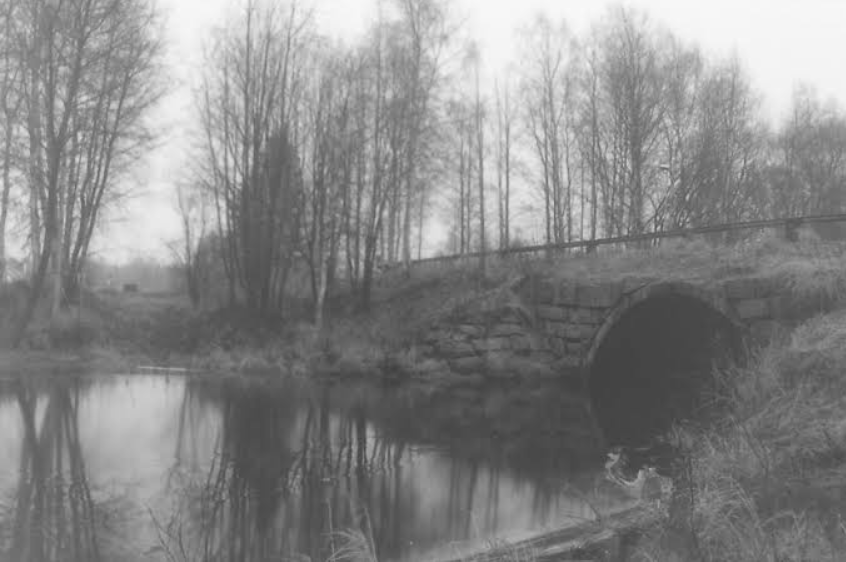
#> input picture Histogram equilization/histoequi.png, 846 x 562 px
$ python adaptive_thresh.py --image '../Histogram equilization/histoequi.png'
#> lines starting #> are read from the running program, lines starting #| are printed output that depends on the picture; after the words box and inside, x2 and y2 are one past the last pixel; in counts of white or black regions, pixels touching at a corner belong together
# import the necessary packages
import argparse
import cv2
# construct the argument parser and parse the arguments
ap = argparse.ArgumentParser()
ap.add_argument("-i", "--image", type=str, required=True,
	help="path to input image")
args = vars(ap.parse_args())

# load the image and display it
image = cv2.imread(args["image"])
#> image is the input picture: shape (562, 846, 3); min 62, max 250, mean 135.4
cv2.imshow("Image", image)
# convert the image to grayscale and blur it slightly
gray = cv2.cvtColor(image, cv2.COLOR_BGR2GRAY)
blurred = cv2.GaussianBlur(gray, (7, 7), 0)

# apply simple thresholding with a hardcoded threshold value
(T, threshInv) = cv2.threshold(blurred, 230, 255,
	cv2.THRESH_BINARY_INV)
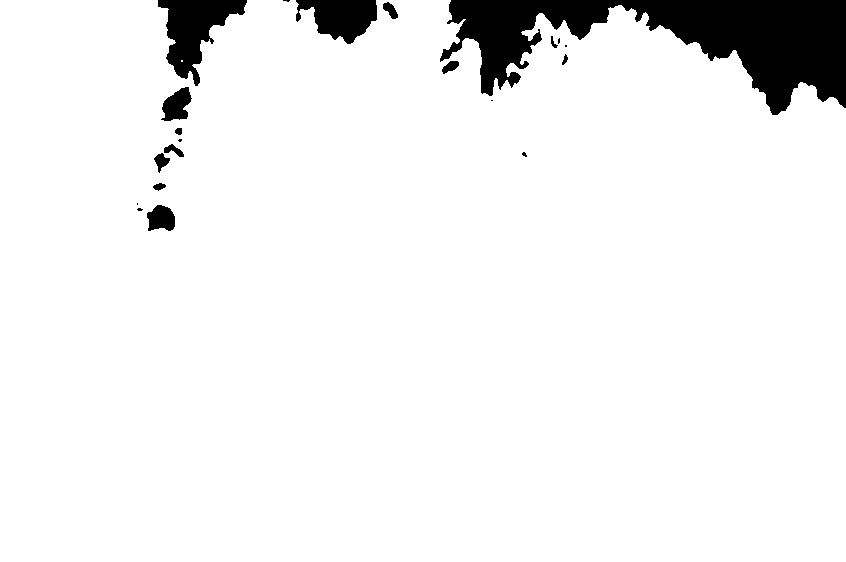
#> threshInv: shape (562, 846); 93.8% white; 21 black regions (8 under 20 px), largest, box (x1, y1, x2, y2) and area: (440, 0, 846, 115) 21712, (158, 0, 247, 86) 3530, (296, 0, 377, 44) 2320
cv2.imshow("Simple Thresholding", threshInv)
cv2.waitKey(0)

# apply Otsu's automatic thresholding
(T, threshInv) = cv2.threshold(blurred, 0, 255,
	cv2.THRESH_BINARY_INV | cv2.THRESH_OTSU)
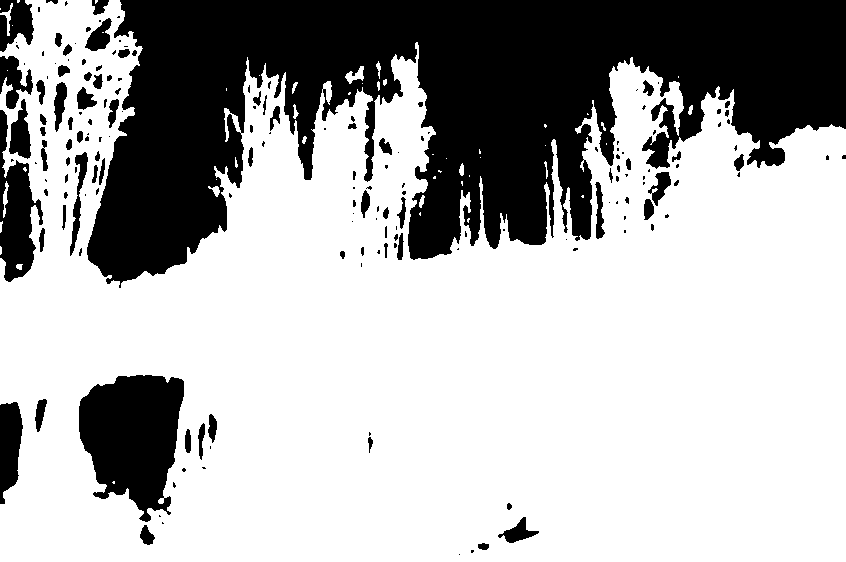
#> threshInv: shape (562, 846); 69.1% white; 180 black regions (102 under 20 px), largest, box (x1, y1, x2, y2) and area: (87, 0, 846, 288) 119364, (79, 375, 184, 522) 10775, (0, 110, 43, 282) 3641
#> T = 152
cv2.imshow("Otsu Thresholding", threshInv)
cv2.waitKey(0)

# instead of manually specifying the threshold value, we can use
# adaptive thresholding to examine neighborhoods of pixels and
# adaptively threshold each neighborhood
thresh = cv2.adaptiveThreshold(blurred, 255,
	cv2.ADAPTIVE_THRESH_MEAN_C, cv2.THRESH_BINARY_INV, 21, 10)
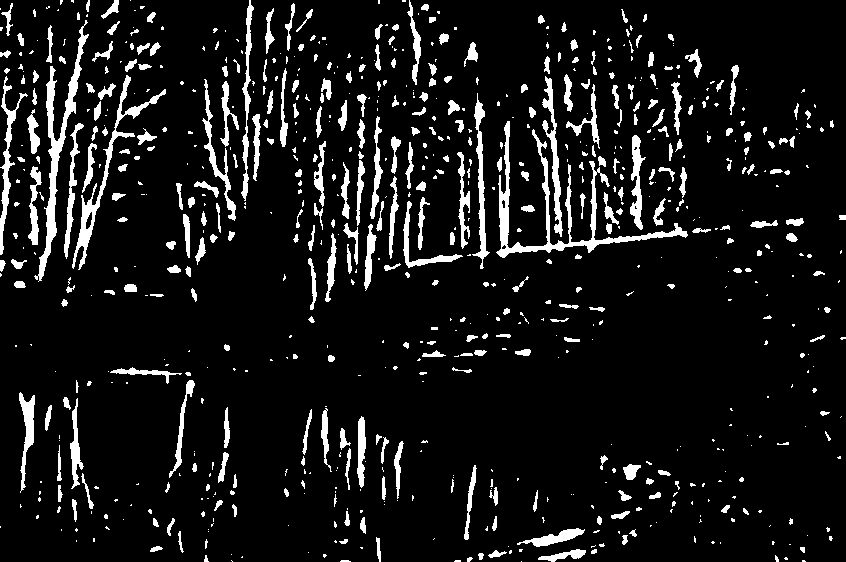
#> thresh: shape (562, 846); 9% white; 776 white regions (443 under 20 px), largest, box (x1, y1, x2, y2) and area: (496, 121, 688, 258) 3065, (34, 20, 89, 282) 2244, (72, 75, 166, 270) 1591
cv2.imshow("Mean Adaptive Thresholding", thresh)
cv2.waitKey(0)

# perform adaptive thresholding again, this time using a Gaussian
# weighting versus a simple mean to compute our local threshold
# value
thresh = cv2.adaptiveThreshold(blurred, 255,
	cv2.ADAPTIVE_THRESH_GAUSSIAN_C, cv2.THRESH_BINARY_INV, 21, 4)
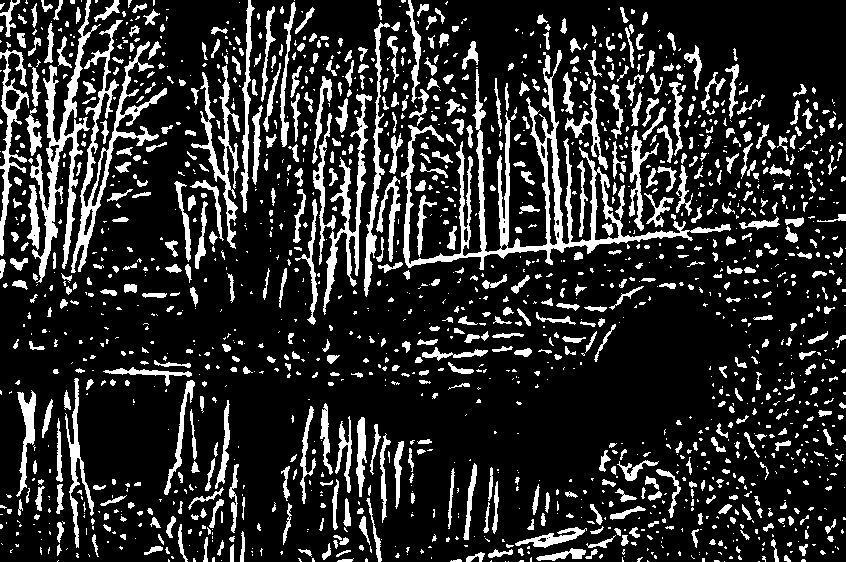
#> thresh: shape (562, 846); 17.4% white; 1672 white regions (1007 under 20 px), largest, box (x1, y1, x2, y2) and area: (401, 50, 731, 270) 8505, (30, 0, 101, 283) 3793, (71, 20, 167, 273) 3502
cv2.imshow("Gaussian Adaptive Thresholding", thresh)
cv2.waitKey(0)
